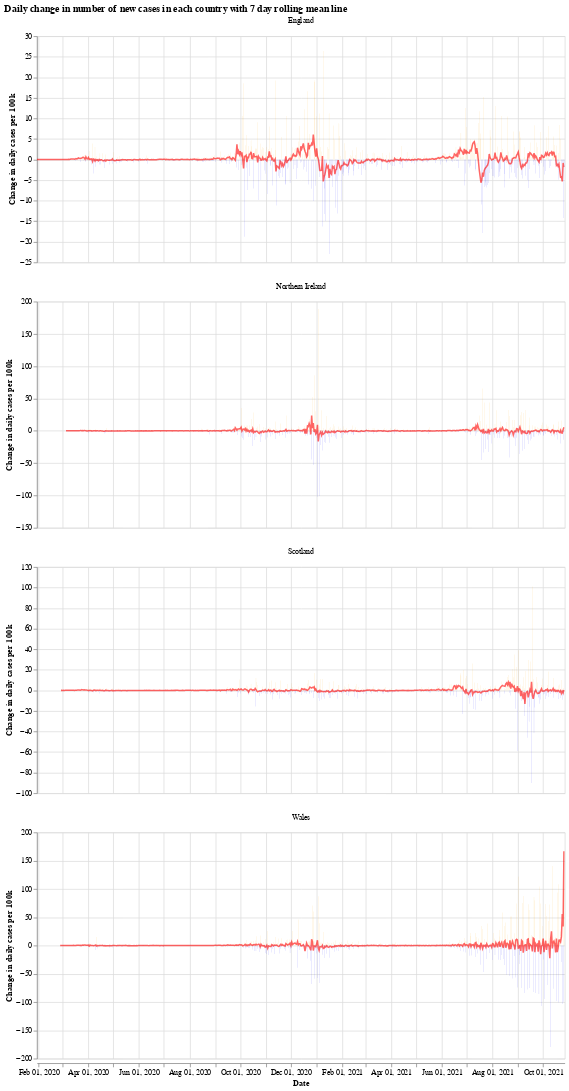

Notebook source saved alongside this figure:
### Markdown cell above
We will use the Python library `Altair` for visualising the data, see the [altair docs](https://altair-viz.github.io/) for more information.

First we have a graph which shows the daily change in the number of new cases for each country. This number jumps up and down all over the place, which is likely due to delay in reporting of new cases over the weekend. Another interesting thing is that it looks like the daily cases in Wales experienced a much shorter period of calm over the summer (calm in the sense of daily cases not jumping up and down).

The orange bars are days when the number of new cases (per 100k population) was more than the previous day, while the blue are days when the number of new cases dropped. The red line is the 7 day moving average. 

When the moving average line is below 0, it means that there is a consistent drop in new cases. We can see this clearly happening around the times that lockdowns were introduced (though, to varying degrees). I will update the graphs soon with a marker of when each lockdown started.

### Code cell
# collapse
import altair as alt

bars = alt.Chart(uk_cases).mark_bar().encode(
    x=alt.X("yearmonthdate(date):T", axis=alt.Axis(title='Date')),
    y=alt.Y("casesChangeRate:Q", axis=alt.Axis(title='Change in daily cases per 100k')),
    tooltip='casesChange',
    color=alt.condition(
        alt.datum.casesChangeRate > 0,
        alt.value("orange"),  # The positive color
        alt.value("blue")  # The negative color
    )
).properties(title='Daily change in number of new cases with 7 day rolling mean',width=700).interactive()

line = alt.Chart(uk_cases).mark_line(
    color='red',
    size=2,
    opacity=0.6
).transform_window(
    rolling_mean='mean(casesChangeRate)',
    frame=[0, 7],
    groupby=['areaName']
).encode(
    x='yearmonthdate(date):T',
    y='rolling_mean:Q'
)

alt.layer(bars, line, data=uk_cases).facet(alt.Column(
    'areaName', title=''), columns=1).resolve_scale(y='independent').properties(title='Daily change in number of new cases in each country with 7 day rolling mean line')

### Figure 1 — Vega-Lite specification as saved in the notebook (floating-point values rounded to 4 significant figures; data arrays with more than 128 entries replaced by an {"elided": "..."} marker saying what was removed)
{"config": {"view": {"continuousWidth": 400, "continuousHeight": 300}}, "data": {"name": "data-d79cf1ffffca9adaf9aeff965f9dcf12"}, "facet": {"type": "nominal", "field": "areaName", "title": ""}, "spec": {"layer": [{"mark": "bar", "encoding": {"color": {"condition": {"value": "orange", "test": "(datum.casesChangeRate > 0)"}, "value": "blue"}, "tooltip": {"type": "quantitative", "field": "casesChange"}, "x": {"type": "temporal", "axis": {"title": "Date"}, "field": "date", "timeUnit": "yearmonthdate"}, "y": {"type": "quantitative", "axis": {"title": "Change in daily cases per 100k"}, "field": "casesChangeRate"}}, "selection": {"selector001": {"type": "interval", "bind": "scales", "encodings": ["x", "y"]}}, "title": "Daily change in number of new cases with 7 day rolling mean", "width": 700}, {"mark": {"type": "line", "color": "red", "opacity": 0.6, "size": 2}, "encoding": {"x": {"type": "temporal", "field": "date", "timeUnit": "yearmonthdate"}, "y": {"type": "quantitative", "field": "rolling_mean"}}, "transform": [{"window": [{"op": "mean", "field": "casesChangeRate", "as": "rolling_mean"}], "frame": [0, 7], "groupby": ["areaName"]}]}]}, "columns": 1, "resolve": {"scale": {"y": "independent"}}, "title": "Daily change in number of new cases in each country with 7 day rolling mean line", "$schema": "https://vega.github.io/schema/vega-lite/v4.8.1.json", "datasets": {"data-d79cf1ffffca9adaf9aeff965f9dcf12": {"elided": "2452 records"}}}
